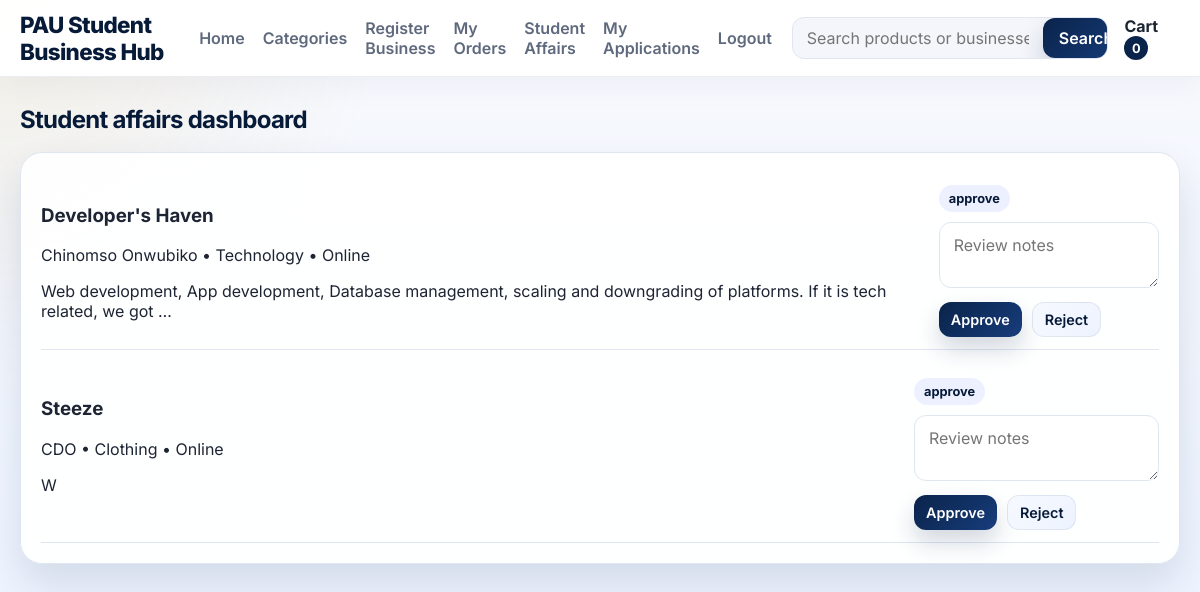
The page /student-affairs/ (signed in) on the database its author committed.
### platform_discovery/models.py (models this page shows, shortened)
class BusinessApplication(models.Model):
    STATUS_PENDING = "pending"
    STATUS_APPROVED = "approved"
    STATUS_REJECTED = "rejected"
    STATUS_CHOICES = [
        (STATUS_PENDING, "Pending"),
        (STATUS_APPROVED, "Approved"),
        (STATUS_REJECTED, "Rejected"),
    ]
    applicant = models.ForeignKey(settings.AUTH_USER_MODEL, on_delete=models.CASCADE, related_name="business_applications")
    business_name = models.CharField(max_length=200)
    owner_name = models.CharField(max_length=200)
    matriculation_number = models.CharField(max_length=50, default="N/A")
    email = models.EmailField()
    phone_number = models.CharField(max_length=20, blank=True)
    category = models.ForeignKey(BusinessCategory, on_delete=models.SET_NULL, null=True, blank=True, related_name="applications")
    location = models.CharField(max_length=200, default="Online")
    site_url = models.URLField(blank=True)
    description = models.TextField()
    status = models.CharField(max_length=20, choices=STATUS_CHOICES, default=STATUS_PENDING)
    submitted_at = models.DateTimeField(auto_now_add=True)
    reviewed_at = models.DateTimeField(null=True, blank=True)
    reviewed_by = models.ForeignKey(settings.AUTH_USER_MODEL, on_delete=models.SET_NULL, null=True, blank=True, related_name="reviewed_applications")
    review_notes = models.TextField(blank=True)
    class Meta:
        ordering = ["-submitted_at"]

class BusinessCategory(models.Model):
    name = models.CharField(max_length=100, unique=True)
    slug = models.SlugField(max_length=100, unique=True)
    description = models.TextField(blank=True)
    image_url = models.URLField(blank=True, default='')
    CATEGORY_IMAGES = {
        'clothing': 'https://images.unsplash.com/photo-1788035962539-a1d6ef60ec48?auto=format&fit=crop&w=900&q=80',
        'food-drinks': 'https://images.unsplash.com/photo-1664992960082-0ea299a9c53e?auto=format&fit=crop&w=900&q=80',
        'school-materials': 'https://images.unsplash.com/photo-1503676260728-1c00da094a0b?auto=format&fit=crop&w=900&q=80',
        'technology': 'https://images.unsplash.com/photo-1518770660439-4636190af475?auto=format&fit=crop&w=900&q=80',
    }
    class Meta:
        ordering = ["name"]

### platform_discovery/views.py (the view, shortened to what this page needs)
# urls.py: path('student-affairs/', views.student_affairs_dashboard, name='student_affairs_dashboard'),
@user_passes_test(lambda user: user.is_staff)
def student_affairs_dashboard(request):
    applications = BusinessApplication.objects.select_related("applicant", "category", "reviewed_by").order_by("-submitted_at")
    return render(request, "platform_discovery/student_affairs_dashboard.html", {"applications": applications})

### templates/platform_discovery/student_affairs_dashboard.html (shortened to what this page needs)
{% extends 'platform_discovery/base.html' %}
{% block content %}
<section class="section-block">
    <div class="section-header">
        <h2>Student affairs dashboard</h2>
    </div>
    {% if applications %}
        <div class="card list-card">
            {% for app in applications %}
                <div class="application-row">
                    <div>
                        <h3>{{ app.business_name }}</h3>
                        <p>{{ app.owner_name }} • {{ app.category.name }} • {{ app.location }}</p>
                        <p>{{ app.description|truncatewords:18 }}</p>
                    </div>
                    <div class="application-actions">
                        <span class="status-pill status-{{ app.status }}">{{ app.get_status_display }}</span>
                        <form method="post">
                            <textarea name="review_notes" rows="2" placeholder="Review notes"></textarea>
                            <div class="decision-buttons">
                                <button type="submit" name="decision" value="approve" class="primary-btn small-btn">Approve</button>
                                <button type="submit" name="decision" value="reject" class="secondary-btn small-btn">Reject</button>
                            </div>
                        </form>
                    </div>
                </div>
            {% endfor %}
        </div>
    {% else %}
        <div class="card empty-state">
            <p>No business applications are waiting for approval.</p>
        </div>
    {% endif %}
</section>
{% endblock %}

### templates/platform_discovery/base.html (shortened to what this page needs)
{% load static %}
<!DOCTYPE html>
<html lang="en">
<head>
    <link rel="stylesheet" href="{% static 'platform_discovery/styles.css' %}" />
</head>
<body>
    <header class="topbar">
        <div class="container nav-wrap">
            <a href="{% url 'home' %}" class="brand">PAU Student Business Hub</a>
            <nav class="main-nav">
                <a href="{% url 'home' %}">Home</a>
                <a href="{% url 'categories' %}">Categories</a>
                {% if user.is_authenticated %}
                    <a href="{% url 'register_business' %}">Register Business</a>
                    <a href="{% url 'my_orders' %}">My Orders</a>
                    {% if user.is_staff %}
                        <a href="{% url 'student_affairs_dashboard' %}">Student Affairs</a>
                    {% else %}
                        <a href="{% url 'business_portal' %}">Business Portal</a>
                        {% if user.owned_business %}
                            <a href="{% url 'business_dashboard' %}">Business Dashboard</a>
                        {% endif %}
                    {% endif %}
                    <a href="{% url 'my_applications' %}">My Applications</a>
                    <form method="post" action="{% url 'logout' %}" class="logout-form">
                        <button type="submit" class="logout-button">Logout</button>
                    </form>
                {% else %}
                    <a href="{% url 'profile' %}">Profile</a>
                {% endif %}
            </nav>
            <div class="nav-actions">
                <form action="{% url 'search_results' %}" method="get" class="search-box">
                    <input type="text" name="q" placeholder="Search products or businesses" value="{{ request.GET.q|default:'' }}" />
                    <button type="submit">Search</button>
                </form>
                <a href="{% url 'cart' %}" class="cart-link">Cart <span id="cart-count">{{ request.session.cart|length|default:0 }}</span></a>
            </div>
        </div>
    </header>
    <main class="container content-wrap">
        {% block content %}{% endblock %}
    </main>
</body>
</html>

### static/platform_discovery/styles.css (style rules this page uses)
:root { --primary: #0a234a; --primary-dark: #071b39; --primary-soft: #e9f0ff; --secondary: #f4f7fb; --accent: #d4a843; --accent-soft: #f8edcc; --maroon: #8b1e3f; --text: #1d2433; --muted: #5f697d; --border: #dfe6f2; --green: #1f9d6a; --orange: #f28d35; --danger: #d34c4c; --shadow: 0 20px 40px rgba(10, 35, 74, 0.12); }
* { box-sizing: border-box; }
body { margin: 0; font-family: 'Inter', sans-serif; background: radial-gradient(circle at top left, rgba(212, 168, 67, 0.12), transparent 28%), linear-gradient(180deg, #f7f9fd 0%, #eef4ff 100%); color: var(--text); }
a { color: inherit; text-decoration: none; }
.container { max-width: 1200px; margin: 0 auto; padding: 0 20px; }
.topbar { background: rgba(255, 255, 255, 0.96); backdrop-filter: blur(12px); border-bottom: 1px solid rgba(10, 35, 74, 0.08); position: sticky; top: 0; z-index: 20; box-shadow: 0 10px 30px rgba(10, 35, 74, 0.04); }
.nav-wrap { display: flex; align-items: center; justify-content: space-between; min-height: 76px; gap: 20px; }
.brand { font-size: 1.4rem; font-weight: 800; color: var(--primary-dark); letter-spacing: -0.03em; }
.main-nav { display: flex; gap: 18px; align-items: center; color: var(--muted); font-weight: 600; }
.nav-actions { display: flex; align-items: center; gap: 16px; }
.search-box { display: flex; background: #f4f6fb; border: 1px solid var(--border); border-radius: 12px; overflow: hidden; }
.search-box input { border: none; background: transparent; padding: 10px 14px; min-width: 250px; font: inherit; }
.search-box button, .primary-btn, .secondary-btn { border: none; border-radius: 12px; padding: 10px 16px; cursor: pointer; font: inherit; font-weight: 600; }
.primary-btn, .search-box button { background: linear-gradient(135deg, var(--primary), #173d7c); color: white; box-shadow: 0 12px 24px rgba(10, 35, 74, 0.18); }
.secondary-btn { background: linear-gradient(135deg, #f6f9ff, #edf3ff); color: var(--primary-dark); border: 1px solid rgba(10, 35, 74, 0.08); }
.small-btn { padding: 8px 12px; font-size: 0.9rem; }
.logout-form { display: inline-flex; align-items: center; margin: 0; }
.logout-button { background: none; border: none; color: var(--muted); font: inherit; font-weight: 600; cursor: pointer; padding: 0; }
.cart-link { font-weight: 700; color: var(--text); }
#cart-count { display: inline-flex; width: 24px; height: 24px; border-radius: 50%; background: var(--primary); color: white; justify-content: center; align-items: center; font-size: 0.8rem; }
.content-wrap { padding-top: 28px; padding-bottom: 32px; }
.section-block { margin-bottom: 36px; }
.section-header { display: flex; justify-content: space-between; align-items: center; margin-bottom: 18px; }
.section-header h2 { margin: 0; color: var(--primary-dark); letter-spacing: -0.03em; }
.card { background: rgba(255,255,255,0.96); border: 1px solid var(--border); border-radius: 22px; box-shadow: var(--shadow); padding: 20px; transition: transform 0.2s ease, box-shadow 0.2s ease, border-color 0.2s ease; }
form input, form textarea, form select { border: 1px solid var(--border); border-radius: 12px; padding: 12px 14px; font: inherit; width: 100%; }
form textarea { resize: vertical; }
.cart-list, .list-card { display: flex; flex-direction: column; gap: 16px; }
.cart-item, .list-row, .application-row { display: flex; justify-content: space-between; align-items: center; gap: 16px; padding: 12px 0; border-bottom: 1px solid var(--border); }
.application-row { align-items: start; }
.status-pill { display: inline-flex; border-radius: 999px; padding: 6px 10px; font-size: 0.8rem; font-weight: 700; background: #edf0ff; color: var(--primary-dark); }
.decision-buttons { display: flex; gap: 10px; margin-top: 10px; }
.application-actions textarea { width: 100%; margin-top: 10px; }

### rows shown on the page
BusinessApplication: business_name "Developer's Haven", owner_name "Chinomso Onwubiko", category.name "Technology", location "Online", description "Web development, App development, Database management, scaling and downgrading of platforms. If it is tech related, we got …", status "approve"
BusinessApplication: business_name "Steeze", owner_name "CDO", category.name "Clothing", location "Online", description "W", status "approve"

### other values the page prints
{{ request.session.cart|length|default:0 }} "0"
